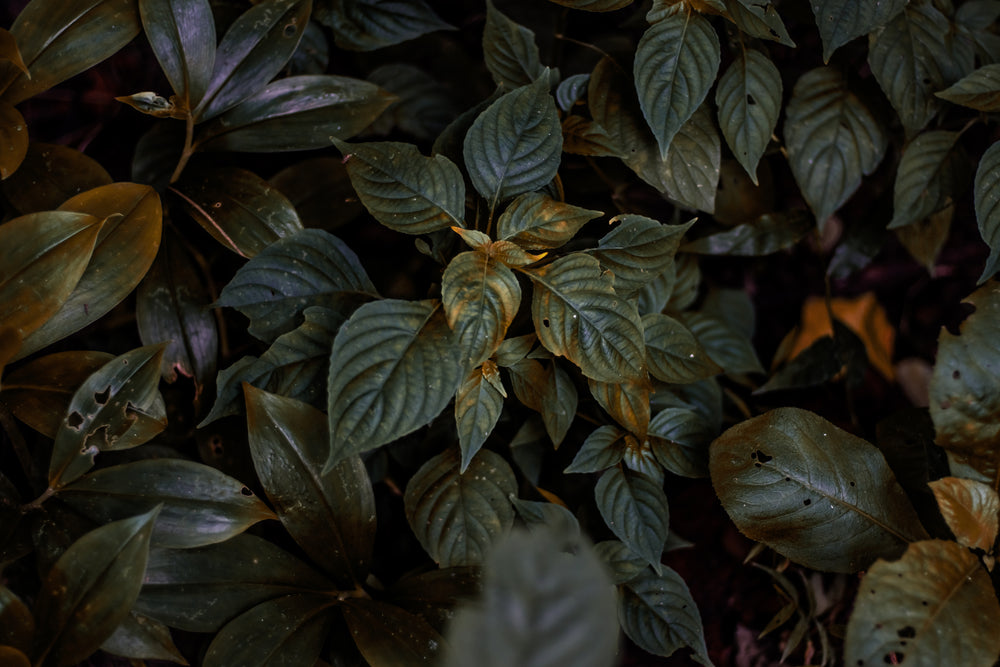
#> input picture Lab02/histogram.jpg, 1000 x 667 px
$ python -i Lab02.py   (imports and definitions only)
#> lines starting #> are read from the running program, lines starting #| are printed output that depends on the picture
#> further down, picture is the input picture: shape (667, 1000, 3); mean B, G, R 23.8, 33.2, 34.8
import cv2
import numpy as np
import random

def equalize_channel(channel):
    # Compute the histogram of the channel
    hist = cv2.calcHist([channel], [0], None, [256], [0, 256])
    #print(hist)
    # Compute the CDF of the histogram
    cdf = hist.cumsum()
    #print(cdf)
    # Use the CDF to normalize the channel values
    cdf_m = np.ma.masked_equal(cdf, 0)  # mask the zero values in the CDF
    cdf_m = (cdf_m - cdf_m.min()) * 255 / (cdf_m.max() - cdf_m.min())  # normalize the CDF
    cdf_final = np.ma.filled(cdf_m, 0).astype('uint8')  # fill the masked values with zeros

    # Apply the equalization to the channel
    equalized_channel = cdf_final[channel]

    return equalized_channel

# [13 lines left out: function Q1_1, not called in this run]

def Q1_2(image):
    # Convert the image to HSV format
    hsv_image = cv2.cvtColor(image, cv2.COLOR_BGR2HSV)
#> hsv_image: shape (667, 1000, 3); mean H, S, V 41.1, 121.2, 37.1

    # Split the HSV image into its H, S, and V components
    h, s, v = cv2.split(hsv_image)
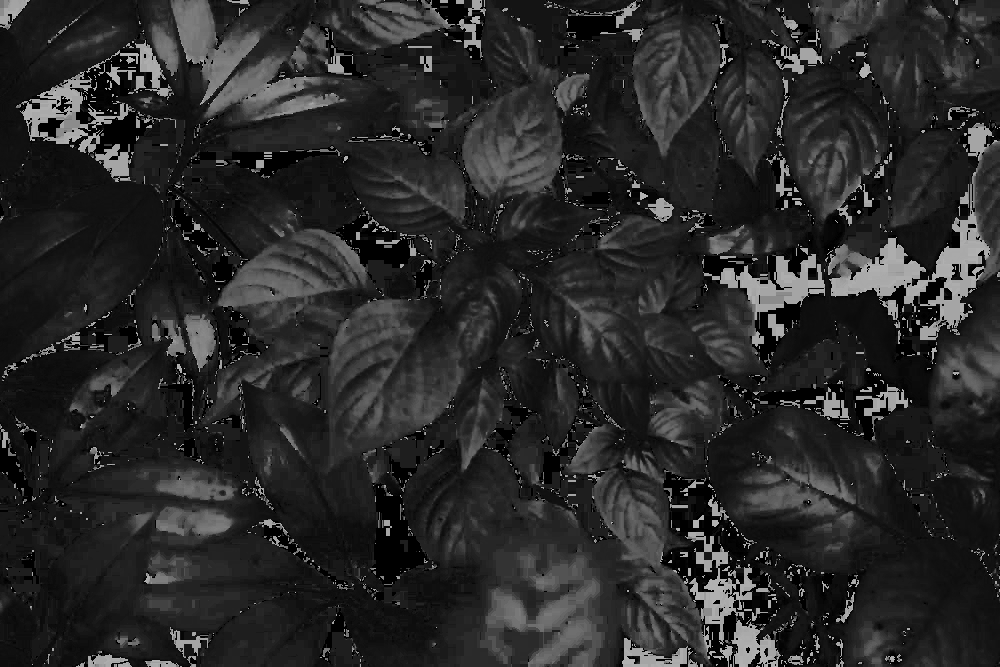
#> h: shape (667, 1000); min 0, max 179, mean 41.1
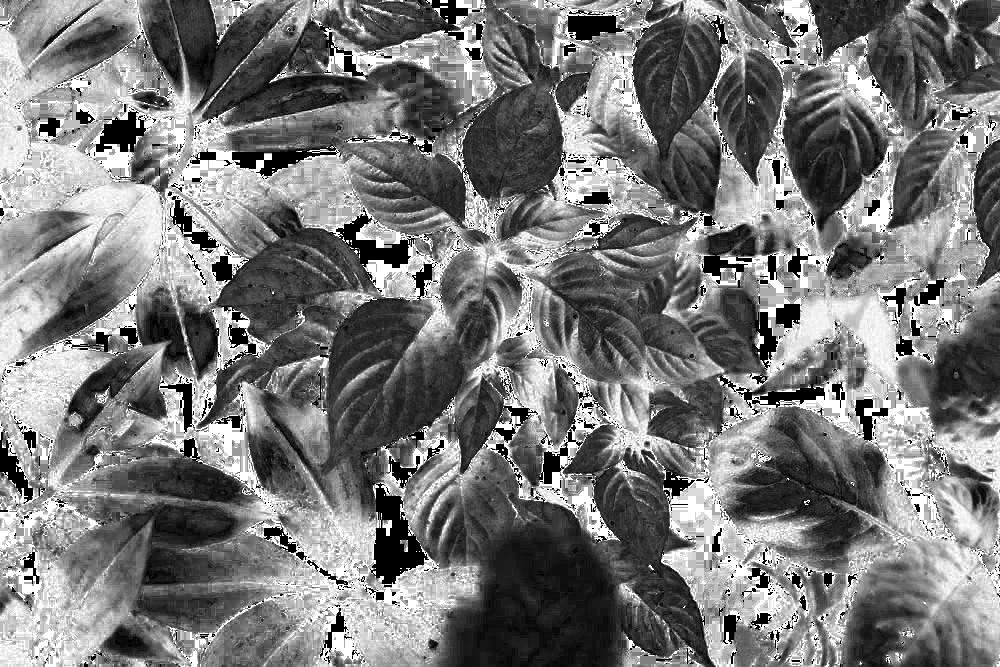
#> s: shape (667, 1000); min 0, max 255, mean 121.2
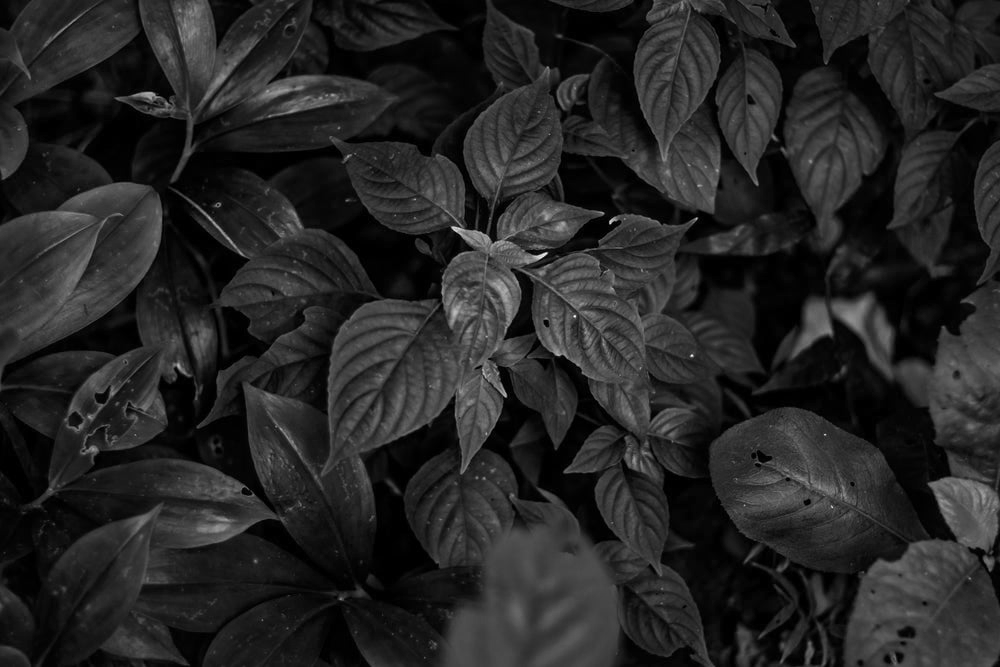
#> v: shape (667, 1000); min 0, max 255, mean 37.1

    # Apply histogram equalization only to the V (Value) channel
    equalized_v = equalize_channel(v)
#> in equalize_channel, `hist = cv2.calcHist([channel], [0], None, [256], [0, 256])`: hist = 256 values, max 18027 at index 2, min 0 at index 178, mean 2605.5
#> in equalize_channel, `cdf = hist.cumsum()`: cdf = 256 values from 17264 to 667000
#> in equalize_channel, `cdf_final = np.ma.filled(cdf_m, 0).astype('uint8')`: cdf_final = 256 values from 0 to 255
#> in equalize_channel, `equalized_channel = cdf_final[channel]`:
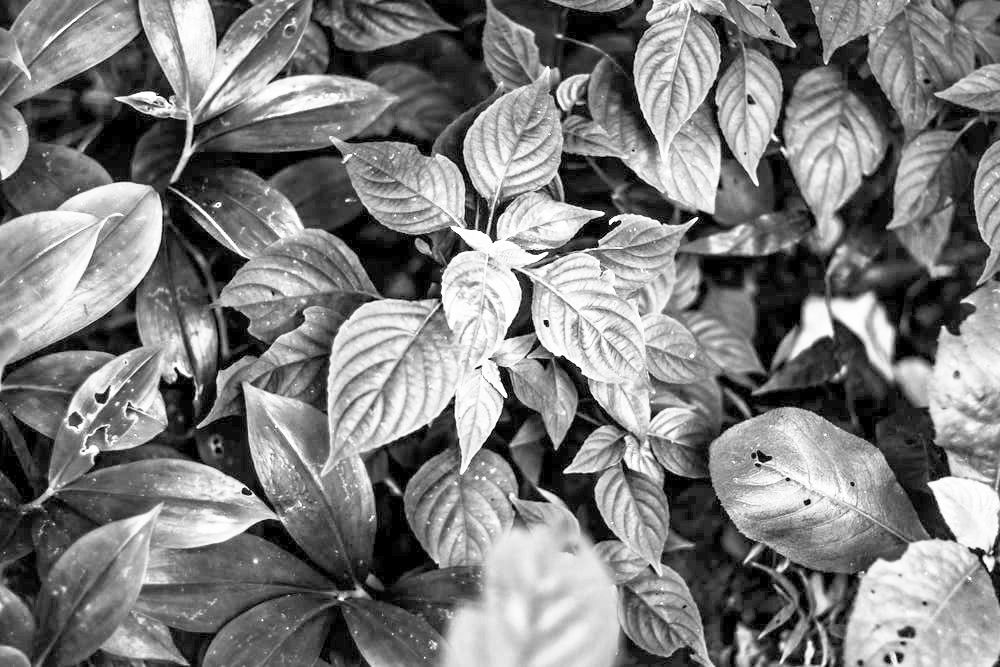
#> equalized_channel: shape (667, 1000); min 0, max 255, mean 125.3

    # Merge the equalized V channel back with H and S
    equalized_hsv_image = cv2.merge([h, s, equalized_v])
#> equalized_hsv_image: shape (667, 1000, 3); mean H, S, V 41.1, 121.2, 125.3

    # Convert the equalized HSV image back to BGR format for display
    equalized_bgr_image = cv2.cvtColor(equalized_hsv_image, cv2.COLOR_HSV2BGR)
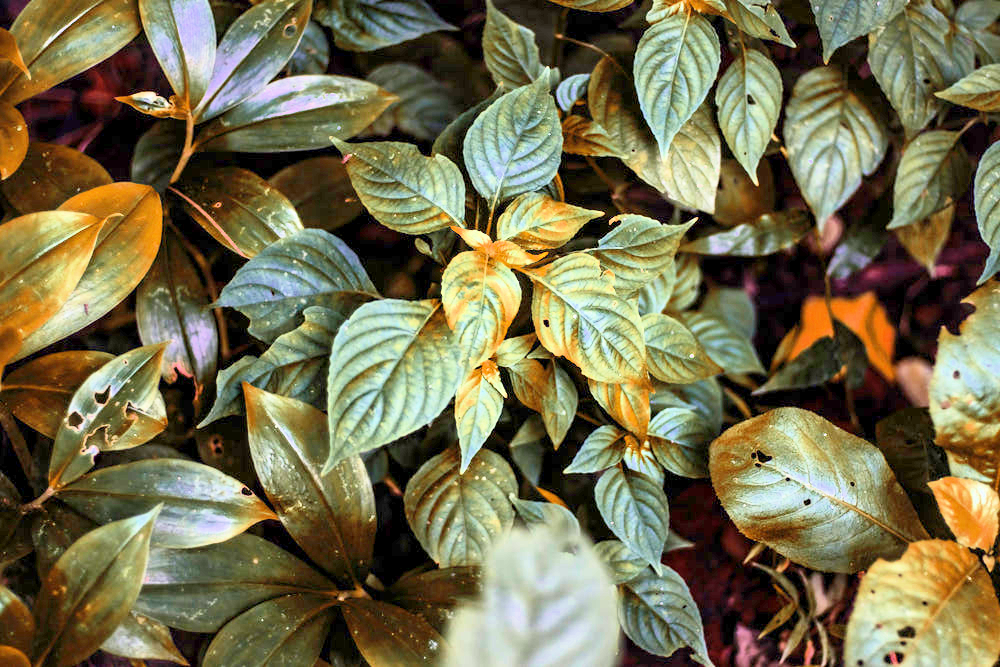
#> equalized_bgr_image: shape (667, 1000, 3); mean B, G, R 77.8, 110.9, 117.7

    return equalized_bgr_image


# [118 lines left out: functions Q2, find_root, union_labels, two_pass_labeling, Q3, not called in this run]


# [35 lines not run here, left out]


>>> import cv2
>>> picture = cv2.imread('histogram.jpg')
>>> result = Q1_2(picture)
